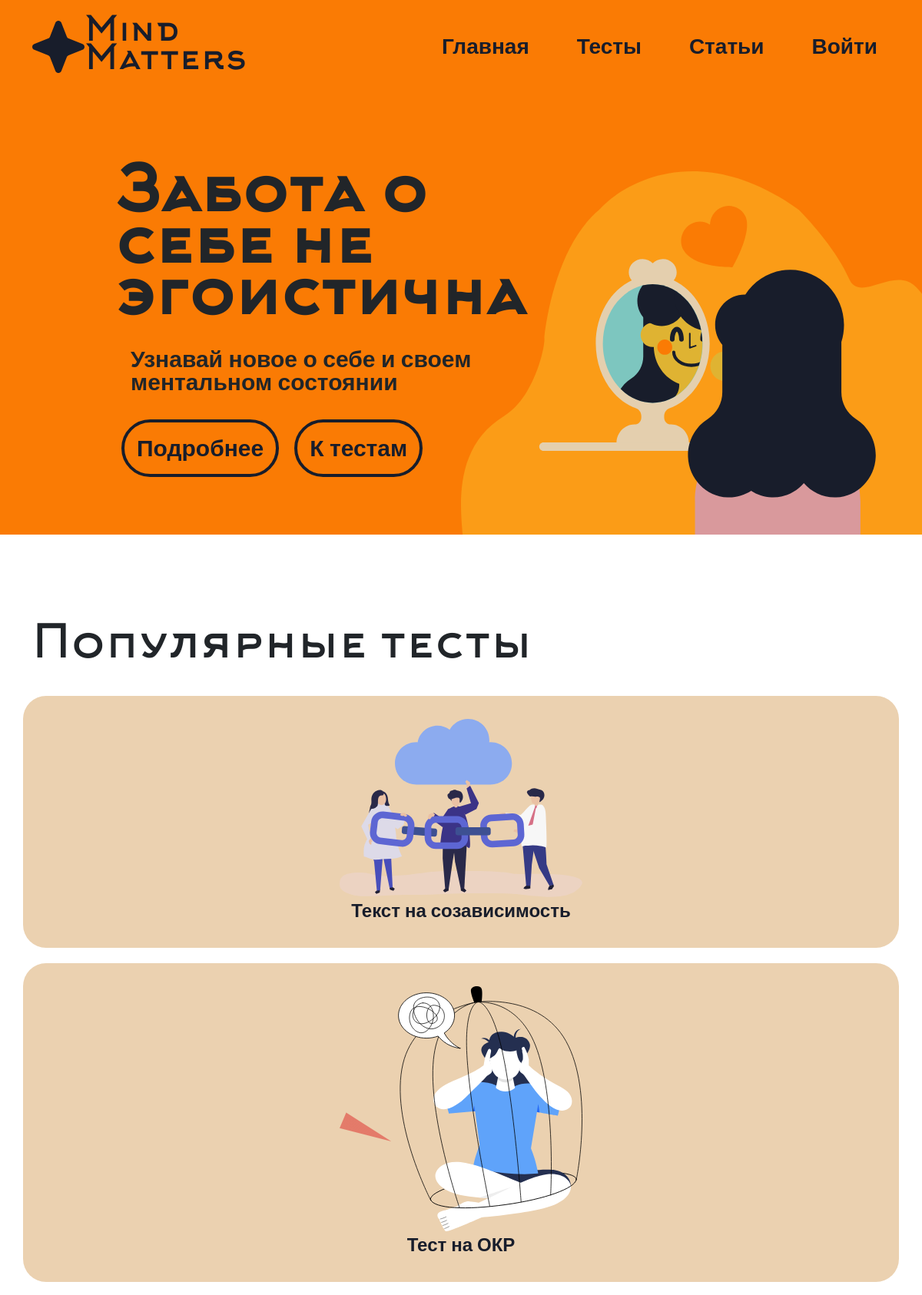
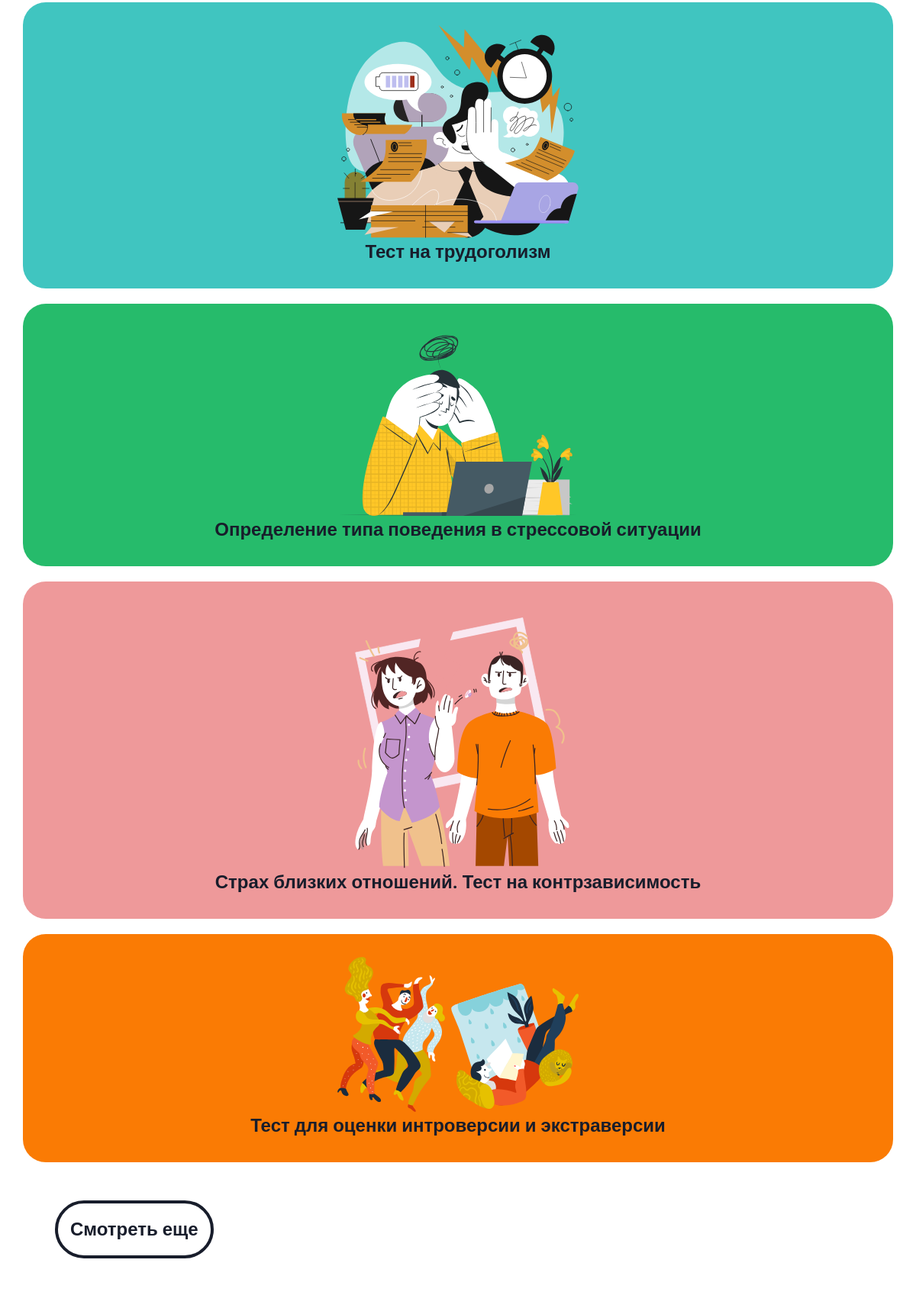
The page / (upper part) on the database its author committed (2 pictures, top to bottom).
### app/models.py (models this page shows, shortened)
class Tests(db.Model):
    id = db.Column(db.Integer,primary_key=True)
    title = db.Column(db.String(100))
    text = db.Column(db.Text)
    image_name = db.Column(db.String(100))
    category = db.Column(db.String(100))
    color = db.Column(db.String(100))

### app/views.py (the view)
@app.route('/', methods=['GET', 'POST'])
def index():
    article_random = Articles.query.order_by(func.random()).limit(3).all()
    tests_random = Tests.query.order_by(func.random()).limit(6).all()
    return render_template("index.html",article_random=article_random,tests_random=tests_random)

### app/views.py (called while the page is built)
@app.context_processor
def inject_user():
    def get_user_name():
        if 'name' in session:
            return Users.query.filter_by(email=session['name']).first()
    return dict(active_user=get_user_name())

### app/templates/index.html (shortened to what this page needs)
<!DOCTYPE html>
<html lang="en">
  <head>
    <link
      href="https://cdn.jsdelivr.net/npm/bootstrap@5.3.3/dist/css/bootstrap.min.css"
      rel="stylesheet"
    />
    <link rel="stylesheet" href="../static/css/style.css" />
  </head>
  <body>
    <div class="head-wrp">
      <div class="container" bis_skin_checked="1">
        <header class="d-flex flex-wrap align-items-center py-4">
          <a
            href="/"
            class="d-flex align-items-center mb-3 mb-md-0 me-md-auto text-decoration-none main-logo"
          >
            <img src="../static/img/logo.svg" alt="" />
            <span class="logo-text"
              >Mind <br />
              Matters</span
            >
          </a>
          <ul class="nav nav-pills nav-links">
            <li class="nav-item">
              <a href="/" class="nav-link first-link">Главная</a>
            </li>
            <li class="nav-item">
              <a href="/tests" class="nav-link">Тесты</a>
            </li>
            <li class="nav-item">
              <a href="/articles" class="nav-link">Статьи</a>
            </li>
            {%if 'name' in session%}
            <li class="nav-item">
              <a href="/profile" class="nav-link auth">Профиль</a>
            </li>
            <li class="nav-item">
              <a href="/logout" class="nav-link auth">Выйти</a>
            </li>
            {% else %}
            <li class="nav-item">
              <a href="/auth" class="nav-link auth">Войти</a>
            </li>
            {%endif%}
          </ul>
        </header>
      </div>
    </div>
    <div class="header-wraper">
      <div class="w-100 row d-flex align-items-center header-down">
        <div class="header-down-text col-lg-6">
          <div class="text-big">Забота о себе не эгоистична</div>
          <div class="text-small">
            Узнавай новое о себе и своем ментальном состоянии
          </div>
          <div class="links mt-5">
            <a href="/articles" class="m-2 p-3">Подробнее</a>
            <a href="/tests" class="m-2 p-3">К тестам</a>
          </div>
        </div>
      </div>
      <div class="header-down-img">
        <img src="../static/img/main2.svg" alt="" class="img-fluid" />
      </div>
    </div>
    <div class="tests">
      <div class="container">
        <div class="title-tests">Популярные тесты</div>
        <div class="popular-tests-moblie">
          {%for test in tests_random%}
          <div class="row" style=" background-color: {{test.color}};">
            <a href="/test/{{test.id}}">
              <img
                src="../static/img/upload/{{test.image_name}}"
                class="image-fluid"
                width="30%"
                alt=""
                srcset=""
            /></a>
            <a href="/test/{{test.id}}" class="text-link">{{test.title}} </a>
          </div>
          {%endfor%}
          <div class="links">
            <a href="/tests" class="p-3">Смотреть еще</a>
          </div>
        </div>
      </div>
    </div>
  </body>
</html>

### app/static/css/style.css (style rules this page uses)
* { font-family: "Roboto", sans-serif; }
.header-wraper { background-color: #fa7b04; }
.head-wrp { background-color: #fa7b04; }
header { z-index: 1000; }
.logo-text { font-size: 45px; line-height: 37px; font-family: "Arkhip"; color: #181d2b; }
.nav-links a { font-size: 28px; color: #181d2b; line-height: 32px; position: relative; text-decoration: none; font-weight: bold; font-family: "Roboto", sans-serif; z-index: 1000; }
.nav-links a:not(.first-link) { margin-left: 30px; }
.header-down { padding-top: 100px; }
.header-down-text { margin-left: 150px; margin-bottom: 90px; z-index: 100; }
.header-down-img { position: relative; }
.header-down-img img { width: 50%; position: absolute; right: 0; bottom: 0; z-index: 0; }
.header-down-text .text-big { font-size: 80px; font-weight: 400; line-height: 67px; font-weight: bold; font-family: "Arkhip"; }
.header-down-text .text-small { font-size: 30px; line-height: 30px; margin-left: 20px; margin-top: 30px; font-weight: bold; font-family: "Roboto", sans-serif; }
.links a { font-family: "Roboto", sans-serif; font-weight: bold; border: #181d2b solid 4px; border-radius: 50px; font-size: 30px; color: #181d2b; text-decoration: none; font-weight: bold; }
.tests { margin-top: 100px; margin-bottom: 100px; }
.title-tests { font-size: 60px; margin-bottom: 20px; font-family: "Arkhip"; }
.popular-tests-moblie { text-align: center; display: flex; flex-direction: column; justify-content: center; align-items: center; display: none; }
.popular-tests-moblie div { padding: 30px; border-radius: 30px; display: flex; margin-bottom: 20px; }
.popular-tests-moblie a { text-decoration: none; color: #181d2b; font-weight: bold; font-size: 24px; }
@media (max-width: 1200px) { .popular-tests-moblie { display: block; } }

### rows shown on the page
Tests: image_name (picture), title "Текст на созависимость"
Tests: image_name (picture), title "Тест на ОКР"
Tests: image_name (picture), title "Тест на трудоголизм"
Tests: image_name (picture), title "Определение типа поведения в стрессовой ситуации"
Tests: image_name (picture), title "Страх близких отношений. Тест на контрзависимость"
Tests: image_name (picture), title "Тест для оценки интроверсии и экстраверсии"
